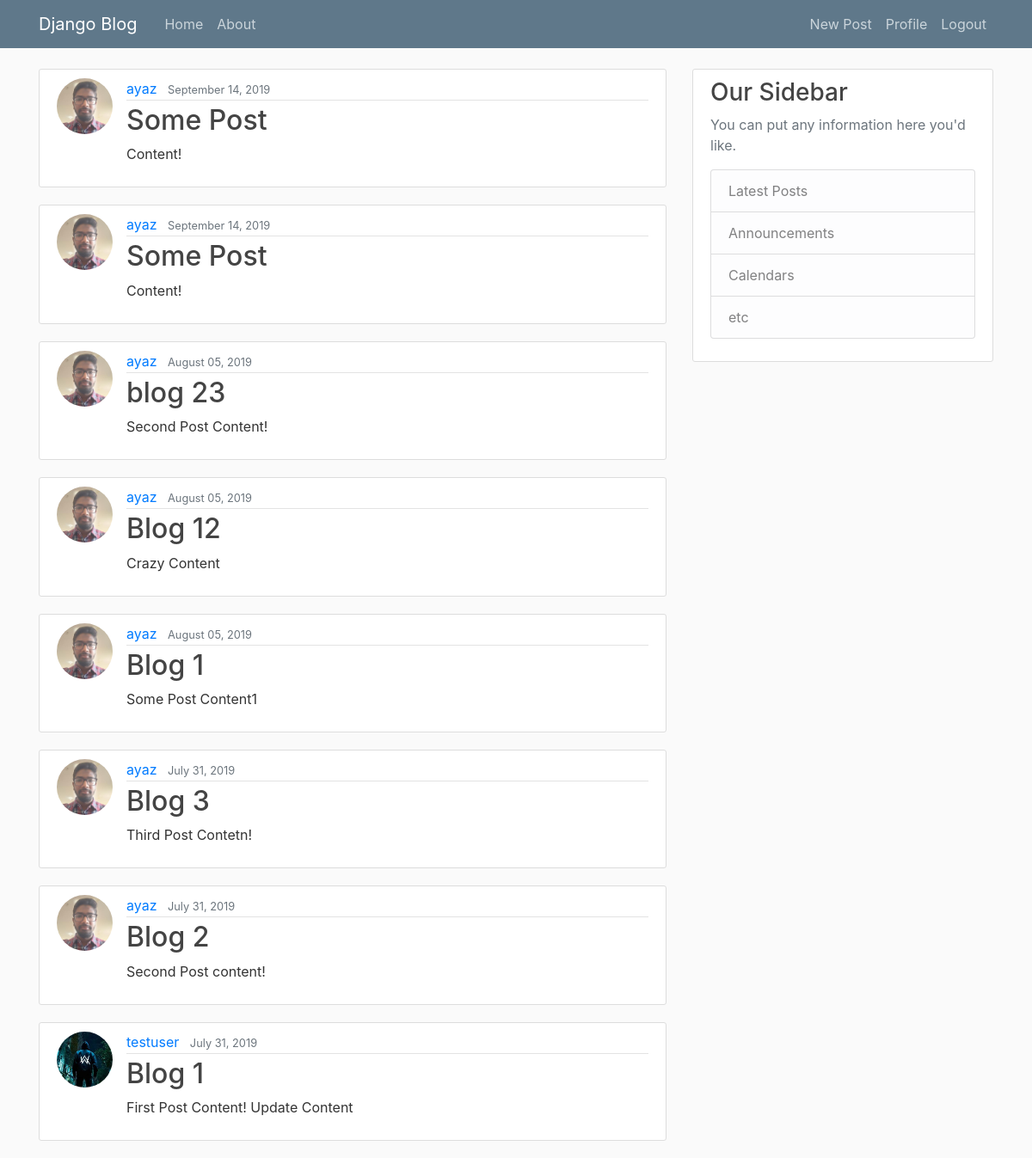
The app's page / (signed in) with its own data.
### blog/models.py (models this page shows, shortened)
class Post(models.Model):
	title = models.CharField(max_length=100)
	content = models.TextField()
	date_posted = models.DateTimeField(default=timezone.now)
	author = models.ForeignKey(User, on_delete=models.CASCADE)

### users/models.py (models this page shows, shortened)
class Profile(models.Model):
    user = models.OneToOneField(User, on_delete=models.CASCADE)
    image = models.ImageField(default='default.jpg', upload_to='profile_pics')

### blog/views.py (the view)
# urls.py: path('', PostListView.as_view(), name='blog-home'),
class PostListView(ListView):
	model = Post
	template_name = 'blog/home.html' # <app>/<model>_<viewtype>.html
	context_object_name = 'posts'
	ordering = ['-date_posted']

### blog/templates/blog/home.html
{% extends "blog/base.html" %}
{% block content %}
	{% for post in posts%}
		<article class="media content-section">
		<img class="rounded-circle article-img" src="{{ post.author.profile.image.url }}">
		  <div class="media-body">
		    <div class="article-metadata">
		      <a class="mr-2" href="#">{{ post.author }}</a>
		      <small class="text-muted">{{ post.date_posted | date:"F d, Y" }}</small>
		    </div>
		    <h2><a class="article-title" href="{% url 'post-detail' post.id %}">{{ post.title }}</a></h2>
		    <p class="article-content">{{ post.content }}</p>
		  </div>
		</article>
	{% endfor %}
{% endblock content %}

### blog/static/blog/main.css (style rules this page uses)
body { background: #fafafa; color: #333333; margin-top: 5rem; }
h1, h2, h3, h4, h5, h6 { color: #444444; }
.content-section { background: #ffffff; padding: 10px 20px; border: 1px solid #dddddd; border-radius: 3px; margin-bottom: 20px; }
.article-title { color: #444444; }
.article-content { white-space: pre-line; }
.article-img { height: 65px; width: 65px; margin-right: 16px; }
.article-metadata { padding-bottom: 1px; margin-bottom: 4px; border-bottom: 1px solid #e3e3e3 }

### records on screen
Post: author.profile.image (picture), author "ayaz", date_posted "September 14, 2019", title "Some Post", content "Content!"
Post: author.profile.image (picture), author "ayaz", date_posted "September 14, 2019", title "Some Post", content "Content!"
Post: author.profile.image (picture), author "ayaz", date_posted "August 05, 2019", title "blog 23", content "Second Post Content!"
Post: author.profile.image (picture), author "ayaz", date_posted "August 05, 2019", title "Blog 12", content "Crazy Content"
Post: author.profile.image (picture), author "ayaz", date_posted "August 05, 2019", title "Blog 1", content "Some Post Content1"
Post: author.profile.image (picture), author "ayaz", date_posted "July 31, 2019", title "Blog 3", content "Third Post Contetn!"
Post: author.profile.image (picture), author "ayaz", date_posted "July 31, 2019", title "Blog 2", content "Second Post content!"
Post: author.profile.image (placeholder picture), author "testuser", date_posted "July 31, 2019", title "Blog 1", content "First Post Content! Update Content"
